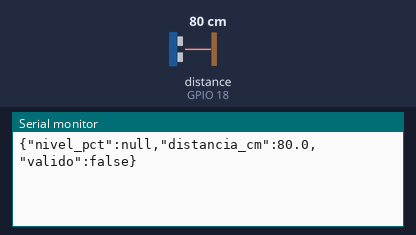
Bench run of a sketch on a simulated ESP32. Shown: the last lines printed to the serial monitor. Wiring (inferred from the names in the program): ultrasonic range finder: trigger GPIO 5; echo GPIO 18. Inputs (shaded band) come from the test bench; at power-on: distance to the obstacle (sensor on GPIO 18) 80 cm. The echo pulse lasts 58.3 µs per cm.

Above: at 1.2 s.
1.3 s: distance to the obstacle (sensor on GPIO 18) set to 12 cm
At 3.0 s:
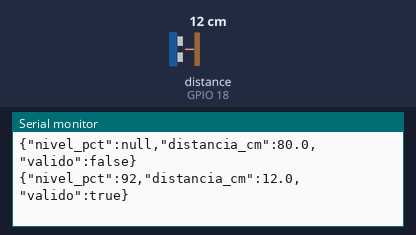
4.3 s: distance to the obstacle (sensor on GPIO 18) set to 2 cm
At 5.1 s:
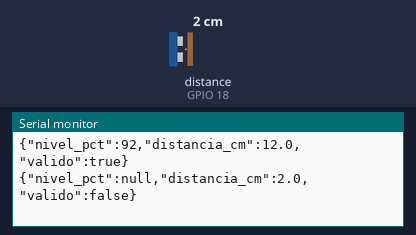

Measured:
- after the input at 1.3 s, the serial monitor: prints a new line after 0.58 s (image 1)
- after the input at 4.3 s, the serial monitor: prints a new line after 0.44 s (image 2)

The sketch:

f1_hcsr04.ino
```cpp
const int TRIG_PIN = 5;
const int ECHO_PIN = 18;

// ===== CALIBRACAO =====
// Troque estes numeros quando a montagem mudar.
const float DIST_VAZIO_CM = 14.5;  // sensor ate o fundo da tigela seca (0%)
const float DIST_CHEIO_CM = 11.8;  // sensor ate a agua no nivel maximo (100%)
const float TOLERANCIA_CM = 2.0;   // margem antes de considerar leitura absurda
// ======================

float lerUmaVez() {
  digitalWrite(TRIG_PIN, LOW);
  delayMicroseconds(2);
  digitalWrite(TRIG_PIN, HIGH);
  delayMicroseconds(10);
  digitalWrite(TRIG_PIN, LOW);

  unsigned long duracao = pulseIn(ECHO_PIN, HIGH, 30000);
  if (duracao == 0) return -1;
  return duracao * 0.0343 / 2.0;
}

float lerMediana(int n = 7) {
  float v[15];
  int k = 0;
  for (int i = 0; i < n && i < 15; i++) {
    float d = lerUmaVez();
    if (d >= 2 && d <= 400) v[k++] = d;
    delay(60);
  }
  if (k < n / 2 + 1) return -1;

  for (int i = 0; i < k - 1; i++)
    for (int j = i + 1; j < k; j++)
      if (v[j] < v[i]) { float t = v[i]; v[i] = v[j]; v[j] = t; }

  return v[k / 2];
}

// Converte distancia em porcentagem. Retorna false se a leitura for absurda.
bool distanciaParaPct(float d, int &pct) {
  if (d < 0) return false;
  if (d < DIST_CHEIO_CM - TOLERANCIA_CM) return false;   // perto demais
  if (d > DIST_VAZIO_CM + TOLERANCIA_CM) return false;   // longe demais

  float p = (DIST_VAZIO_CM - d) / (DIST_VAZIO_CM - DIST_CHEIO_CM) * 100.0;
  if (p < 0) p = 0;
  if (p > 100) p = 100;
  pct = (int)(p + 0.5);
  return true;
}

void setup() {
  Serial.begin(115200);
  pinMode(TRIG_PIN, OUTPUT);
  pinMode(ECHO_PIN, INPUT);
}

void loop() {
  float d = lerMediana();
  int pct = 0;
  bool ok = distanciaParaPct(d, pct);

  if (ok) {
    Serial.printf("{\"nivel_pct\":%d,\"distancia_cm\":%.1f,\"valido\":true}\n", pct, d);
  } else {
    Serial.printf("{\"nivel_pct\":null,\"distancia_cm\":%.1f,\"valido\":false}\n", d);
  }
  delay(1000);
}
```
